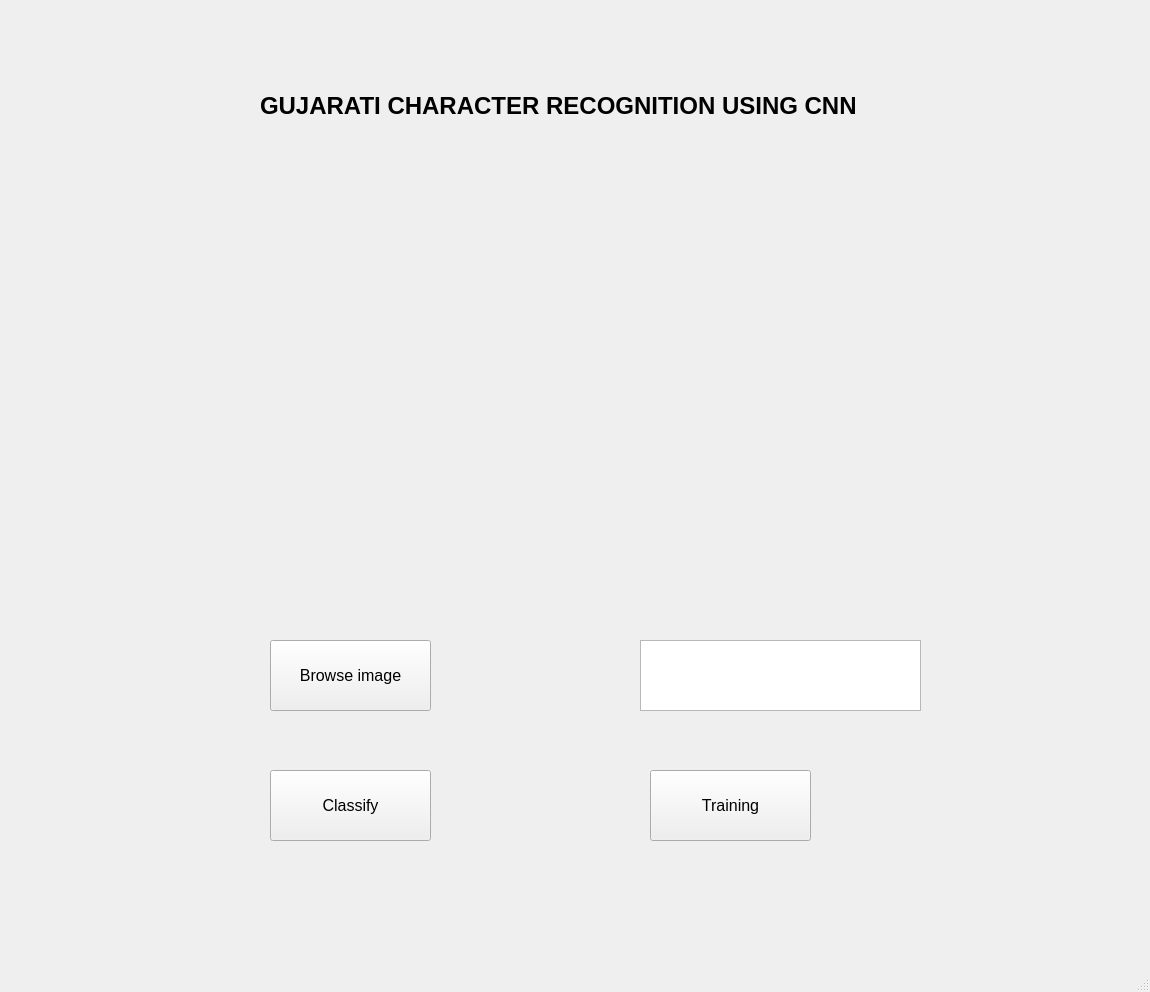
<?xml version="1.0" encoding="UTF-8"?>
<ui version="4.0">
 <class>MainWindow</class>
 <widget class="QMainWindow" name="MainWindow">
  <property name="geometry">
   <rect>
    <x>0</x>
    <y>0</y>
    <width>1150</width>
    <height>992</height>
   </rect>
  </property>
  <property name="windowTitle">
   <string>MainWindow</string>
  </property>
  <widget class="QWidget" name="centralwidget">
   <widget class="QTextBrowser" name="textBrowser">
    <property name="geometry">
     <rect>
      <x>640</x>
      <y>640</y>
      <width>281</width>
      <height>71</height>
     </rect>
    </property>
   </widget>
   <widget class="QLabel" name="label">
    <property name="geometry">
     <rect>
      <x>260</x>
      <y>80</y>
      <width>641</width>
      <height>51</height>
     </rect>
    </property>
    <property name="font">
     <font>
      <pointsize>18</pointsize>
      <weight>75</weight>
      <italic>false</italic>
      <bold>true</bold>
      <underline>false</underline>
     </font>
    </property>
    <property name="text">
     <string>GUJARATI CHARACTER RECOGNITION USING CNN</string>
    </property>
   </widget>
   <widget class="QLabel" name="label_2">
    <property name="geometry">
     <rect>
      <x>360</x>
      <y>180</y>
      <width>451</width>
      <height>381</height>
     </rect>
    </property>
    <property name="text">
     <string/>
    </property>
   </widget>
   <widget class="QPushButton" name="pushButton">
    <property name="geometry">
     <rect>
      <x>270</x>
      <y>640</y>
      <width>161</width>
      <height>71</height>
     </rect>
    </property>
    <property name="font">
     <font>
      <pointsize>12</pointsize>
     </font>
    </property>
    <property name="text">
     <string>Browse image</string>
    </property>
   </widget>
   <widget class="QPushButton" name="pushButton_2">
    <property name="geometry">
     <rect>
      <x>270</x>
      <y>770</y>
      <width>161</width>
      <height>71</height>
     </rect>
    </property>
    <property name="font">
     <font>
      <pointsize>12</pointsize>
     </font>
    </property>
    <property name="text">
     <string>Classify</string>
    </property>
   </widget>
   <widget class="QPushButton" name="pushButton_3">
    <property name="geometry">
     <rect>
      <x>650</x>
      <y>770</y>
      <width>161</width>
      <height>71</height>
     </rect>
    </property>
    <property name="font">
     <font>
      <pointsize>12</pointsize>
     </font>
    </property>
    <property name="text">
     <string>Training</string>
    </property>
   </widget>
  </widget>
  <widget class="QMenuBar" name="menubar">
   <property name="geometry">
    <rect>
     <x>0</x>
     <y>0</y>
     <width>1150</width>
     <height>26</height>
    </rect>
   </property>
  </widget>
  <widget class="QStatusBar" name="statusbar"/>
 </widget>
 <resources/>
 <connections/>
</ui>
